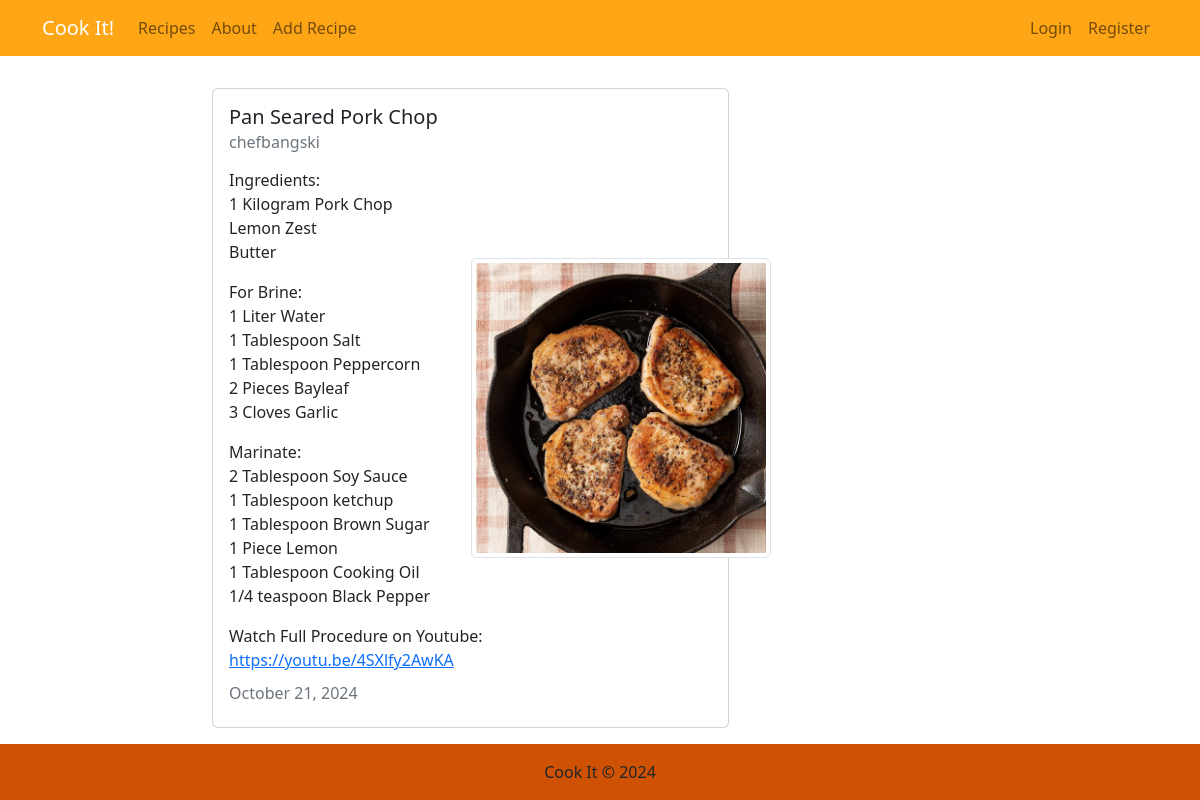
Screenshot of /recipe/11/ with the database file from the repository.
### recipes/models.py (models this page shows, shortened)
class Recipe(models.Model):
  title = models.CharField(max_length=100)
  description = models.TextField()
  image = models.ImageField(upload_to='recipe_images/', blank=True, null=True)
  author = models.ForeignKey(User, on_delete=models.CASCADE)
  created_at = models.DateTimeField(auto_now_add=True)
  updated_at = models.DateTimeField(auto_now=True)

### recipes/views.py (the view)
# urls.py: path('recipe/<int:pk>/', views.RecipeDetailView.as_view(), name="recipes-detail"),
class RecipeDetailView(DetailView):
  model = Recipe

### recipes/templates/recipes/recipe_detail.html (shortened to what this page needs)
{% extends "recipes/base.html" %}
{% block content %}
<div class="card my-2 col-8">
  <div class="row g-0">
    <div class="col-md-8">
      <div class="card-body">
        <h5 class="card-title">{{ object.title }}</h5>
        <h6 class="card-subtitle mb-2 text-muted">{{ object.author }}</h6>
        <p class="card-text">{{ object.description|linebreaks|urlize }}</p>
        <h6 class="card-subtitle mb-2 text-muted">
          {{ object.updated_at|date:"F d, Y" }}
        </h6>
      </div>
    </div>
    {% if object.image %}
    <div class="col-md-3 d-flex align-items-center justify-content-center">
      <img src="{{ object.image.url }}" class="img-fluid img-thumbnail" style="max-width: 300px; height: auto; object-fit: cover;" alt="{{ object.title }}">
    </div>
    {% endif %}
  </div>
</div>
{% endblock content %}

### recipes/templates/recipes/base.html (style rules this page uses)
html, body { height: 100%; margin: 0; display: flex; flex-direction: column; }

### rows the page displays
Recipe: title "Pan Seared Pork Chop", author "chefbangski", description "Ingredients: 1 Kilogram Pork Chop Lemon Zest Butter For Brine: 1 Liter Water 1 Tablespoon Salt 1 Tablespoon Peppercorn 2 Pieces Bayleaf 3 Cloves Garlic Marinate: 2 Tablespoon Soy Sauce 1 Tablespoon ketchup 1 Tablespoon Brown Sugar 1 Piece Lemon 1 Tablespoon Cooking Oil 1/4 teaspoon Black Pepper Watch Full Procedure on Youtube: https://youtu.be/4SXlfy2AwKA", updated_at "October 21, 2024", image (picture)
